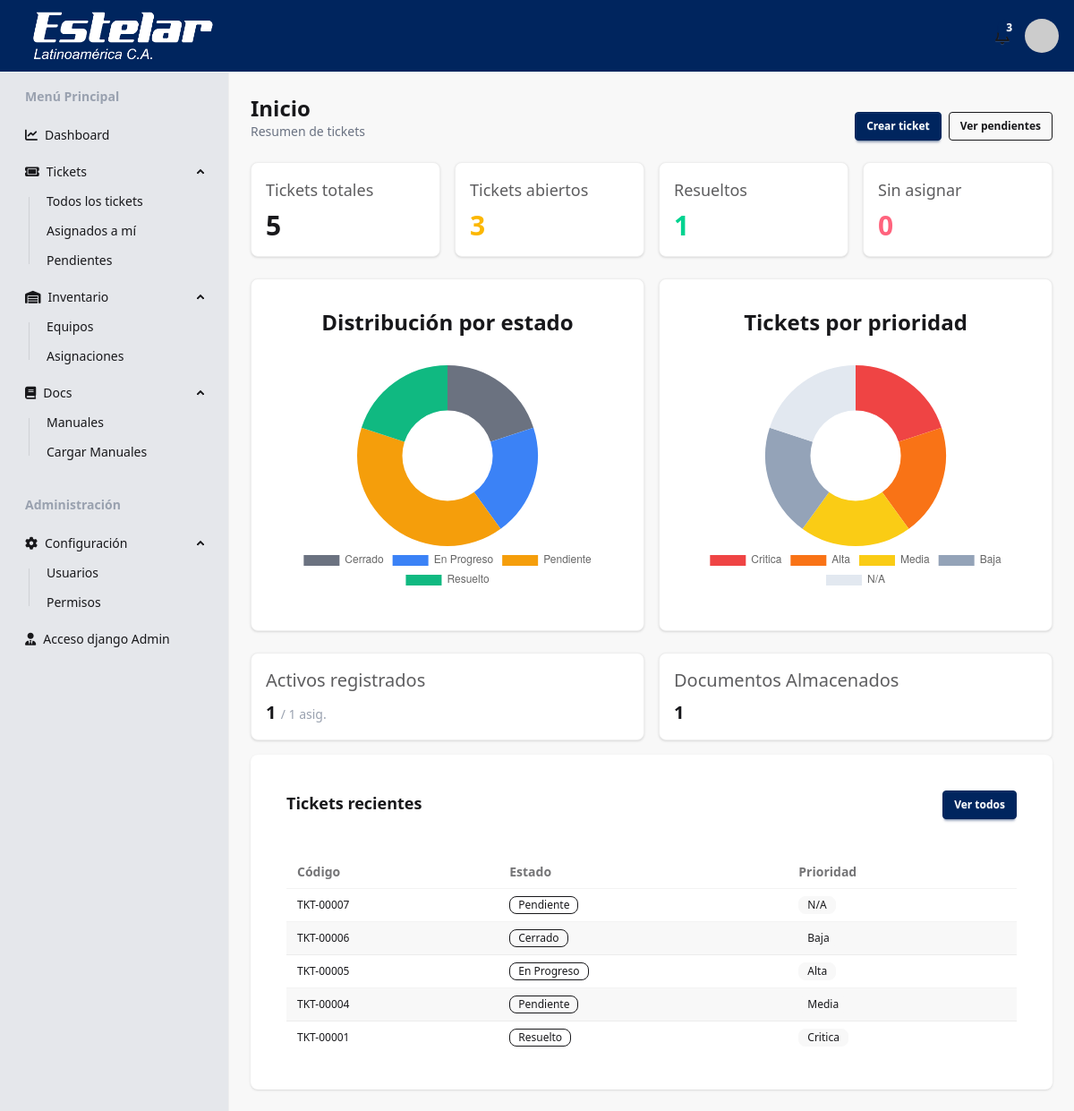
Screenshot of / (signed in) with the database file from the repository.
### tickets/models.py (models this page shows, shortened)
class tickets(models.Model):
    codigo_ticket = models.CharField(max_length=30, unique=True)
    titulo = models.CharField(max_length=150)
    descripcion = models.TextField()
    prioridad = models.ForeignKey(
        matriz_prioridad,
        on_delete=models.PROTECT,
        to_field='prioridad',
        db_column='prioridad',
        related_name='tickets',
        default='N/A',
    )
    ESTADO_TYPES = [
        ('Pendiente', 'Pendiente'),
        ('En Progreso', 'En Progreso'),
        ('Resuelto', 'Resuelto'),
        ('Cerrado', 'Cerrado'),
    ]
    estado = models.CharField(max_length=30, default='Pendiente', choices=ESTADO_TYPES)
    solicitante = models.ForeignKey(
        'users.usuario',
        on_delete=models.PROTECT,
        to_field='ID_empleado',
        db_column='solicitante',
        related_name='tickets_solicitados',
    )
    usuario = models.ForeignKey(
        'users.usuario',
        on_delete=models.PROTECT,
        to_field='ID_empleado',
        db_column='usuario',
        related_name='tickets_asignados',
        null=True,
        blank=True,
    )
    activo_afectado = models.ForeignKey(
        'inventory.activos',
        on_delete=models.CASCADE,
        to_field='codigo',
        db_column='activo_afectado',
        related_name='tickets_afectados',
        limit_choices_to={'estado': 'activo'},
)
    fecha_creacion = models.DateTimeField(auto_now_add=True)
    fecha_resolucion = models.DateTimeField(null=True, blank=True)

### dashboard/views.py (the view)
# urls.py: path('', views.dashboard_view, name='dashboard_view'),
@login_required
def dashboard_view(request):
    contexto = build_dashboard_context(request)
    return render(request, 'dashboard_view.html', contexto)

### dashboard/services.py (called while the page is built)
def get_current_usuario(request):
    id_empleado = request.session.get('ID_empleado')
    if id_empleado:
        return usuario.objects.filter(ID_empleado=id_empleado, is_active=True).first()
    if request.user.is_authenticated:
        return request.user
    return None

### dashboard/templates/dashboard_view.html (shortened to what this page needs)
{% extends 'base.html' %}
{% block content %}
<div class="space-y-6">
    <div class="flex flex-col gap-2 sm:flex-row sm:items-end sm:justify-between">
        <div>
            <h1 class="text-2xl font-bold">Inicio</h1>
            <p class="text-sm text-gray-500">Resumen de tickets</p>
        </div>
        <div class="flex gap-2">
            {% if perms.tickets.add_tickets %}
            <a href="{% url 'tickets_create' %}" class="btn btn-primary btn-sm">Crear ticket</a>
            {% endif %}
            {% if perms.tickets.view_tickets %}
            <a href="{% url 'tickets_view_pending' %}" class="btn btn-outline btn-sm">Ver pendientes</a>
            {% endif %}
        </div>
    </div>
    <div class="flex flex-wrap gap-4">
        <div class="card w-full rounded-box border border-base-300 bg-base-100 shadow-sm sm:w-[calc(50%-0.5rem)] lg:flex-1">
            <div class="card-body p-4">
                <p class="text-lg text-base-content/70">Tickets totales</p>
                <p class="text-3xl font-bold">{{ kpis.tickets_totales }}</p>
            </div>
        </div>
        <div class="card w-full rounded-box border border-base-300 bg-base-100 shadow-sm sm:w-[calc(50%-0.5rem)] lg:flex-1">
            <div class="card-body p-4">
                <p class="text-lg text-base-content/70">Tickets abiertos</p>
                <p class="text-3xl font-bold text-warning">{{ kpis.tickets_abiertos }}</p>
            </div>
        </div>
        <div class="card w-full rounded-box border border-base-300 bg-base-100 shadow-sm sm:w-[calc(50%-0.5rem)] lg:flex-1">
            <div class="card-body p-4">
                <p class="text-lg text-base-content/70">Resueltos</p>
                <p class="text-3xl font-bold text-success">{{ kpis.tickets_resueltos }}</p>
            </div>
        </div>
        <div class="card w-full rounded-box border border-base-300 bg-base-100 sm:w-[calc(50%-0.5rem)] lg:flex-1 shadow-sm">
            <div class="card-body p-4">
                <p class="text-lg text-base-content/70">Sin asignar</p>
                <p class="text-3xl font-bold text-error">{{ kpis.tickets_sin_asignar }}</p>
            </div>
        </div>
    </div>
    <div class="flex flex-row gap-4 lg:flex-row w-full">
        <div class="card flex-1 rounded-box border border-base-300 bg-base-100 shadow-sm">
            <div class="card-body">
                <h2 class="card-title text-2xl p-2 font-semibold justify-center">Distribución por estado</h2>
                <div class="p-4 h-72">
                    <div class="relative h-full w-full">
                        <canvas id="estadoChart"></canvas>
                    </div>
                </div>
            </div>
        </div>
        <div class="card flex-1 rounded-box border border-base-300 bg-base-100 shadow-sm">
            <div class="card-body">
                <h2 class="card-title text-2xl p-2 font-semibold justify-center">Tickets por prioridad</h2>
                <div class="p-4 h-72">
                    <div class="relative h-full w-full">
                        <canvas id="prioridadChart"></canvas>
                    </div>
                </div>
            </div>
        </div>
    </div>
    <div class="flex flex-col gap-4">
        <div class="w-full xl:w-full">
            <div class="flex gap-4">
                <div class="card flex-1 rounded-box border border-base-300 bg-base-100 shadow-sm">
                    <div class="card-body p-4">
                        <p class="text-xl text-base-content/70">Activos registrados</p>
                        <p class="text-xl font-semibold">{{ kpis.activos_totales }} <span class="text-sm font-normal text-gray-400">/ {{ kpis.activos_asignados }} asig.</span></p>
                    </div>
                </div>
                <div class="card flex-1 rounded-box border border-base-300 bg-base-100 shadow-sm">
                    <div class="card-body p-4">
                        <p class="text-xl text-base-content/70">Documentos Almacenados</p>
                        <p class="text-xl font-semibold">{{ kpis.documentos_totales }}</p>
                    </div>
                </div>
            </div>
        </div>
        <div class="card flex-1 bg-base-100 shadow-sm">
            <div class="card-body">
                <div class="flex justify-between w-full p-4">
                    <h2 class="flex-1 text-lg font-bold m-0">Tickets recientes</h2>
                    {% if perms.tickets.view_tickets %}
                    <a href="{% url 'tickets_view' %}" class="btn btn-primary btn-sm justify-end">Ver todos</a>
                    {% endif %}
                </div>
                <div class="overflow-x-auto p-4">
                    <table class="table table-zebra table-sm">
                        <thead>
                            <tr>
                                <th>Código</th>
                                <th>Estado</th>
                                <th>Prioridad</th>
                            </tr>
                        </thead>
                        <tbody>
                            {% for ticket in tickets_recientes %}
                            <tr>
                                <td>{{ ticket.codigo_ticket }}</td>
                                <td><span class="badge badge-sm badge-outline">{{ ticket.estado }}</span></td>
                                <td><span class="badge badge-sm badge-ghost">{{ ticket.prioridad_id }}</span></td>
                            </tr>
                            {% empty %}
                            <tr>
                                <td colspan="3" class="text-center text-base-content/60 py-4">No hay tickets recientes.</td>
                            </tr>
                            {% endfor %}
                        </tbody>
                    </table>
                </div>
            </div>
        </div>
    </div>
</div>
<script>
(() => {
    const estadoElement = document.getElementById('estado-totales-data');
    const prioridadElement = document.getElementById('prioridad-totales-data');
    if (!estadoElement || !prioridadElement || typeof Chart === 'undefined') return;
    const estadoTotales = JSON.parse(estadoElement.textContent);
    const prioridadesTotales = JSON.parse(prioridadElement.textContent);
    const coloresEstados = { 'Pendiente': '#F59E0B', 'En Progreso': '#3B82F6', 'Resuelto': '#10B981', 'Cerrado': '#6B7280' };
    const coloresPrioridad = { 'Critica': '#EF4444', 'Alta': '#F97316', 'Media': '#FACC15', 'Baja': '#94A3B8', 'N/A': '#E2E8F0' };
    // --- Chart Estado (Dona) ---
    const estadoCanvas = document.getElementById('estadoChart');
    if (estadoCanvas) {
        new Chart(estadoCanvas, {
            type: 'doughnut',
            data: {
                labels: Object.keys(estadoTotales),
                datasets: [{
                    data: Object.values(estadoTotales),
                    backgroundColor: Object.keys(estadoTotales).map(l => coloresEstados[l] || '#CBD5E1'),
                    borderWidth: 0,
                }],
            },
            options: {
                plugins: { legend: { position: 'bottom' } },
                maintainAspectRatio: false,
                responsive: true,
            },
        });
    }
    // --- Chart Prioridad (Dona) ---
    const prioridadCanvas = document.getElementById('prioridadChart');
    if (prioridadCanvas) {
        new Chart(prioridadCanvas, {
            type: 'doughnut',
            data: {
                labels: prioridadesTotales.map(item => item.prioridad_id || item.prioridad || 'Sin prioridad'),
                datasets: [{
                    data: prioridadesTotales.map(item => item.total),
                    backgroundColor: prioridadesTotales.map(item => coloresPrioridad[item.prioridad_id || item.prioridad] || '#94A3B8'),
                    borderWidth: 0,
                }],
            },
            options: {
                plugins: { legend: { position: 'bottom' } },
                maintainAspectRatio: false,
                responsive: true,
            },
        });
    }
})();
</script>
{% endblock %}

### rows the page displays
tickets: codigo_ticket "TKT-00007", estado "Pendiente", prioridad_id "N/A"
tickets: codigo_ticket "TKT-00006", estado "Cerrado", prioridad_id "Baja"
tickets: codigo_ticket "TKT-00005", estado "En Progreso", prioridad_id "Alta"
tickets: codigo_ticket "TKT-00004", estado "Pendiente", prioridad_id "Media"
tickets: codigo_ticket "TKT-00001", estado "Resuelto", prioridad_id "Critica"

### other values shown
{{ kpis.tickets_totales }} "5"
{{ kpis.tickets_abiertos }} "3"
{{ kpis.tickets_resueltos }} "1"
{{ kpis.tickets_sin_asignar }} "0"
{{ kpis.activos_totales }} "1"
{{ kpis.activos_asignados }} "1"
{{ kpis.documentos_totales }} "1"
